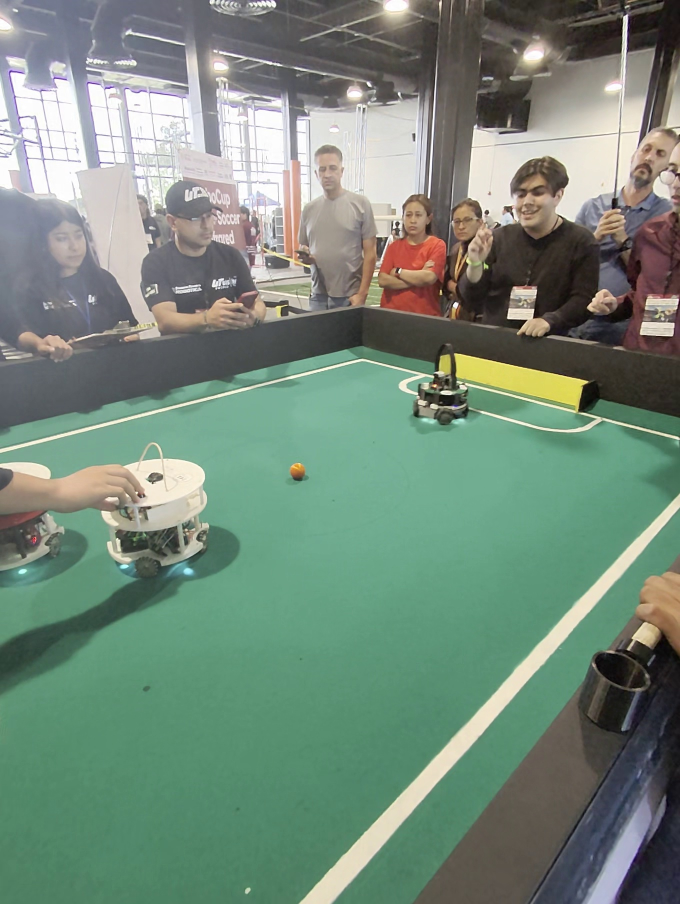
#> input picture notebooks/assets/frame_prueba.jpg, 1360 x 1808 px, given in place of cenital_Analisis.mp4, which was not available (shown at 1/2 size)
$ jupyter execute --allow-errors 05_pipeline_final.ipynb   (text cells are left out)
#> lines starting #> are read from the running program, lines starting #| are printed output that depends on the picture; after the words box and inside, x2 and y2 are one past the last pixel; in counts of white or black regions, pixels touching at a corner belong together; pictures that were not available may be replaced by others from this repository, and a replacement may not be noted
[cell 1]
import warnings
warnings.filterwarnings("ignore")

import cv2
import numpy as np
import matplotlib.pyplot as plt
import matplotlib.colors as mcolors
import supervision as sv
import torch
from pathlib import Path
from ultralytics import YOLO, SAM
from ultralytics.models.sam import SAM3SemanticPredictor
from collections import defaultdict, Counter

Path("assets").mkdir(exist_ok=True)

print(f"Supervision: {sv.__version__}")
print(f"PyTorch: {torch.__version__}")
print(f"CUDA disponible: {torch.cuda.is_available()}")
#> (this line was passed over: torch is not available in this run)
#> (the rest of this cell did not finish here and is left out)

[cell 2]
# ── Rutas ─────────────────────────────────────────────────────────────────
VIDEO_PATH     = "../VideosEjemplo/cenital_Analisis.mp4"
OUTPUT_PIPELINE = "assets/pipeline_final.mp4"
OUTPUT_HEATMAP  = "assets/heatmap_final.png"
OUTPUT_TRAILS   = "assets/trails_final.png"

# ── Campo canónico (vista cenital) ─────────────────────────────────────────
# Dimensiones en píxeles del mapa táctico (basadas en cancha real FutBotMX)
CAMPO_W, CAMPO_H = 810, 1080
ESCALA_PX_CM = 4.0  # 1 cm real = 4 px en el campo canónico

TARGET_POINTS = np.float32([
    [0,       0      ],  # TL
    [CAMPO_W, 0      ],  # TR
    [CAMPO_W, CAMPO_H],  # BR
    [0,       CAMPO_H],  # BL
])

# ── Puntos SOURCE en el video cenital.mp4 (vista cenital fija) ───────────────
# Estos puntos corresponden a las 4 esquinas de la cancha en el video
# Ajusta si usas un video distinto
SOURCE_POINTS = np.float32([
    [ 200,  240],   # esquina superior-izquierda
    [1070,   250],   # esquina superior-derecha
    [1050, 1790],   # esquina inferior-derecha
    [ 20,  1600],   # esquina inferior-izquierda
])

# ── Colores por clase (BGR) ────────────────────────────────────────────────
# class 0 = ball, class 1 = robot
COLORS_BGR = {
    0: (0,   200, 255),   # balón  → naranja
    1: (239,  35,  60),   # robot  → rojo/azul alternado por tracker_id
}

# ── Margen para porterías (fuera del rectángulo de la matriz H) ───────────
MARGEN_PORTERIA_PX = int(20 * ESCALA_PX_CM)  # profundidad de la portería en px

# Dimensiones totales del canvas (cancha + porterías arriba y abajo)
CANVAS_H = CAMPO_H + (2 * MARGEN_PORTERIA_PX)
MARGEN_LATERAL_PX  = int(15 * ESCALA_PX_CM)
CANVAS_W = CAMPO_W + (2 * MARGEN_LATERAL_PX)

# Calcular matriz de homografía
H_matrix = cv2.getPerspectiveTransform(SOURCE_POINTS, TARGET_POINTS)
print("✓ Configuración lista")
print(f"  Campo canónico: {CAMPO_W}×{CAMPO_H} px")
print(f"  Matriz H calculada")

[cell 3]
# Verificar que los puntos SOURCE están bien colocados
cap = cv2.VideoCapture(VIDEO_PATH)
cap.set(cv2.CAP_PROP_POS_FRAMES, 0)
ret, frame_check = cap.read()
#> frame_check is the input picture: shape (1808, 1360, 3); mean B, G, R 123.1, 138.3, 117.6
cap.release()

vis = cv2.cvtColor(frame_check, cv2.COLOR_BGR2RGB).copy()
colores_vis = [(255, 220, 0), (0, 180, 255), (255, 60, 60), (60, 200, 60)]
nombres = ["TL", "TR", "BR", "BL"]

for idx, (pt, color, nombre) in enumerate(zip(SOURCE_POINTS, colores_vis, nombres)):
    x, y = int(pt[0]), int(pt[1])
    cv2.circle(vis, (x, y), 20, color, -1)
    cv2.putText(vis, nombre, (x-15, y+7), cv2.FONT_HERSHEY_SIMPLEX, 0.7, (0,0,0), 2)
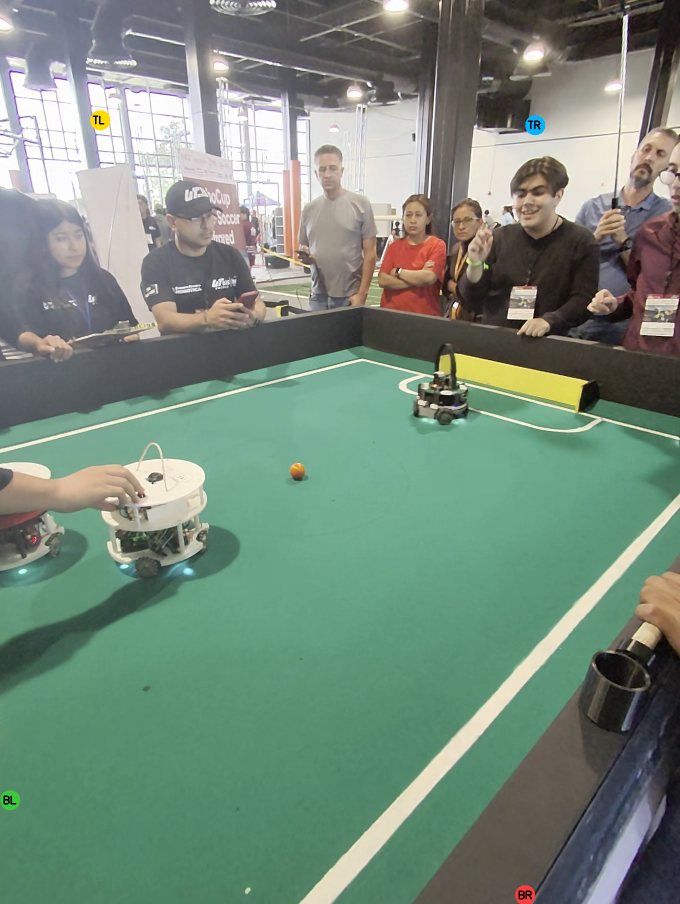
#> vis: shape (1808, 1360, 3) (shown at 1/2 size); mean R, G, B 117.5, 138.2, 123

plt.figure(figsize=(8, 12))
plt.imshow(vis)
plt.title("Esquinas SOURCE en el video — deben coincidir con las esquinas de la cancha")
plt.axis("off")
plt.tight_layout()
plt.savefig("assets/verificacion_source_points.png", dpi=100, bbox_inches="tight")
plt.show()
print("Si los puntos no coinciden con las esquinas, ajusta SOURCE_POINTS en la celda anterior")

#> (a cell that did not finish here is left out)

[cell 5]
# ── Clasificación de equipos por primer frame ─────────────────────────────
# Equipo 1 = mitad superior del campo canónico (Y < CAMPO_H/2) → Amarillo
# Equipo 2 = mitad inferior del campo canónico (Y >= CAMPO_H/2) → Azul

TEAM_COLORS_BGR = {
    1: (0,   212, 255),  # Equipo 1 → Amarillo
    2: (255, 100,   0),  # Equipo 2 → Azul
}

[cell 6]
# ── project_point va aquí porque clasificar_desde_primer_frame la necesita ──
# [5 lines left out: function project_point, not called in this run]


from collections import defaultdict, deque

robot_team_map = {}  # tracker_id -> equipo asignado (fijo una vez decidido)

# Historial de posiciones recientes por tracker_id, usado solo para heredar
# el equipo cuando aparece un ID nuevo y hay que buscar "quién era" antes.
VENTANA_HERENCIA = 30  # frames a considerar para buscar el robot más cercano
posicion_historial = defaultdict(lambda: deque(maxlen=VENTANA_HERENCIA))

# Distancia máxima (en px del campo canónico) para considerar que un ID nuevo
# es "el mismo robot" que uno que desapareció recientemente.
DISTANCIA_MAX_HERENCIA = 120


# [35 lines left out: function clasificar_robot, not called in this run]


def clasificar_desde_primer_frame(frame: np.ndarray):
    global robot_team_map, posicion_historial
    robot_team_map = {}
    posicion_historial = defaultdict(lambda: deque(maxlen=VENTANA_HERENCIA))

    res = yolo_model(frame, verbose=False)[0]
    det = sv.Detections.from_ultralytics(res)
    det = det[det.confidence >= 0.50]
    det = det[det.class_id == 1]

    if len(det) == 0:
        print("No se detectaron robots en el primer frame — clasificación diferida")
        return

    for i, box in enumerate(det.xyxy):
        cx = (box[0] + box[2]) / 2
        cy = box[3]
        px, py = project_point(cx, cy, H_matrix)
        equipo = 1 if py < CAMPO_H // 2 else 2
        robot_team_map[i + 1] = equipo
        posicion_historial[i + 1].append((px, py))
        print(f"  Robot {i+1} → Equipo {equipo} (py={py})")

    print(f"✓ Clasificación inicial: {robot_team_map}")


# Ejecutar sobre el primer frame
cap_init = cv2.VideoCapture(VIDEO_PATH)
ret_init, frame_init = cap_init.read()
cap_init.release()

#> (the rest of this cell did not finish here and is left out)

[cell 7]
# [92 lines left out: functions project_detections, draw_tactical_canvas, not called in this run]


# Acumuladores para heatmap y trails
heatmap_acc   = np.zeros((CAMPO_H, CAMPO_W), dtype=np.float32)
trails_canvas = np.zeros((CAMPO_H, CAMPO_W, 3), dtype=np.uint8)
trails_canvas[:] = (50, 67, 27)
cv2.rectangle(trails_canvas, (0, 0), (CAMPO_W-1, CAMPO_H-1), (120, 200, 116), 2)
cv2.line(trails_canvas, (0, CAMPO_H//2), (CAMPO_W, CAMPO_H//2), (120, 200, 116), 1)
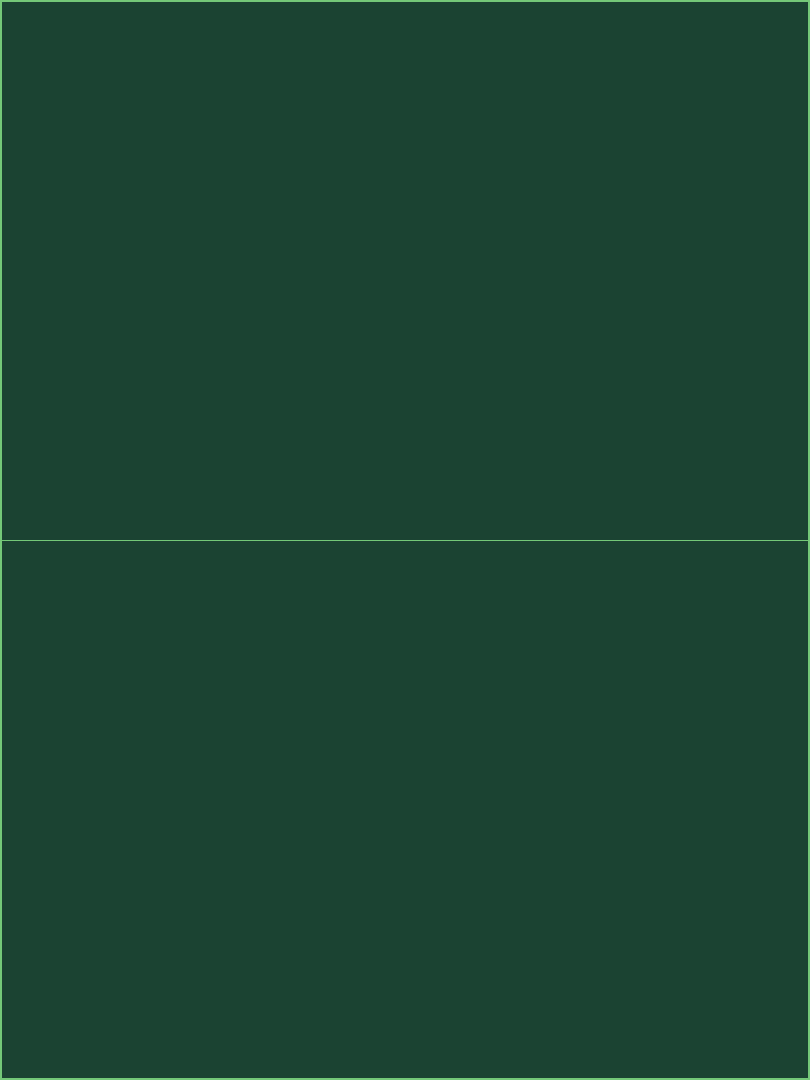
#> trails_canvas: shape (1080, 810, 3); mean of channels 0, 1, 2 50.7, 68.3, 27.8; drawn as B, G, R

print("✓ Funciones auxiliares definidas")

[cell 8]
import supervision as sv
import numpy as np

# ── Porterías en coordenadas del campo canónico ───────────────────────────
# Portería superior (Equipo 1 defiende) → color Amarillo
# Portería inferior (Equipo 2 defiende) → color Azul

ANCHO_PORTERIA_PX  = int(60 * ESCALA_PX_CM)
GROSOR_PORTERIA_PX = MARGEN_PORTERIA_PX  # toda la profundidad del margen es zona de gol
ANCHO_PORTERIA_PX  = int(60 * ESCALA_PX_CM)
gx                 = (CAMPO_W - ANCHO_PORTERIA_PX) // 2

# Portería superior — en coordenadas NEGATIVAS porque está antes de y=0
porteria_superior_poly = np.array([
    [gx,                     -MARGEN_PORTERIA_PX],
    [gx + ANCHO_PORTERIA_PX, -MARGEN_PORTERIA_PX],
    [gx + ANCHO_PORTERIA_PX, 0                  ],
    [gx,                     0                  ],
], dtype=np.int32)

# Portería inferior — coordenadas después de CAMPO_H
porteria_inferior_poly = np.array([
    [gx,                     CAMPO_H                    ],
    [gx + ANCHO_PORTERIA_PX, CAMPO_H                    ],
    [gx + ANCHO_PORTERIA_PX, CAMPO_H + MARGEN_PORTERIA_PX],
    [gx,                     CAMPO_H + MARGEN_PORTERIA_PX],
], dtype=np.int32)

#> (the rest of this cell did not finish here and is left out)

[cell 9]
def pipeline_callback_dummy():
    pass  # pipeline ahora está integrado en el loop — ver celda de procesamiento
print("✓ Listo — pipeline integrado en el loop de procesamiento")

[cell 10]
import time
import openpyxl
from openpyxl import Workbook

# ── Resetear todo ─────────────────────────────────────────────────────────
#> (the rest of this cell did not finish here and is left out)

[cell 11]
# Normalizar y aplicar colormap al heatmap
heatmap_norm = cv2.normalize(heatmap_acc, None, 0, 255, cv2.NORM_MINMAX).astype(np.uint8)
#> heatmap_norm: shape (1080, 810); every value is 0
#> heatmap_acc: shape (1080, 810) float32; every value is 0
heatmap_color = cv2.applyColorMap(heatmap_norm, cv2.COLORMAP_JET)
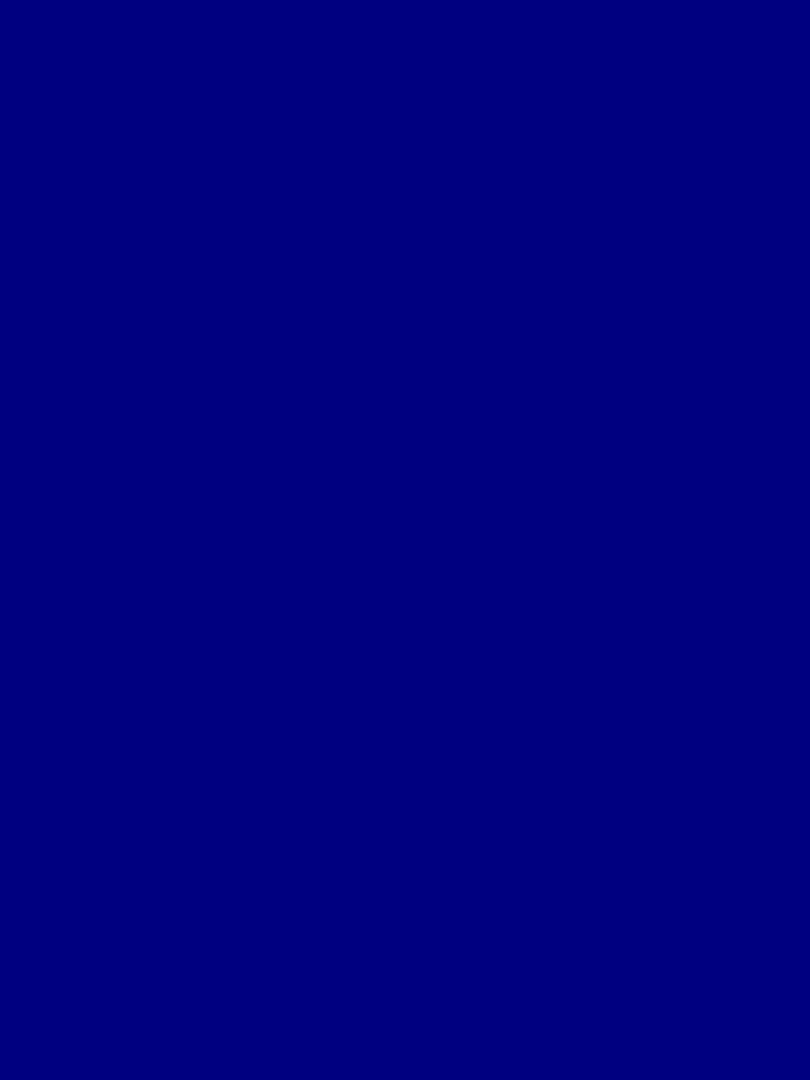
#> heatmap_color: shape (1080, 810, 3); mean B, G, R 128, 0, 0

# Superponer sobre el fondo verde de la cancha
campo_fondo = np.zeros((CAMPO_H, CAMPO_W, 3), dtype=np.uint8)
campo_fondo[:] = (50, 67, 27)
cv2.rectangle(campo_fondo, (0, 0), (CAMPO_W-1, CAMPO_H-1), (120, 200, 116), 2)
cv2.line(campo_fondo, (0, CAMPO_H//2), (CAMPO_W, CAMPO_H//2), (120, 200, 116), 1)
cv2.circle(campo_fondo, (CAMPO_W//2, CAMPO_H//2), int(30*ESCALA_PX_CM), (120, 200, 116), 1)
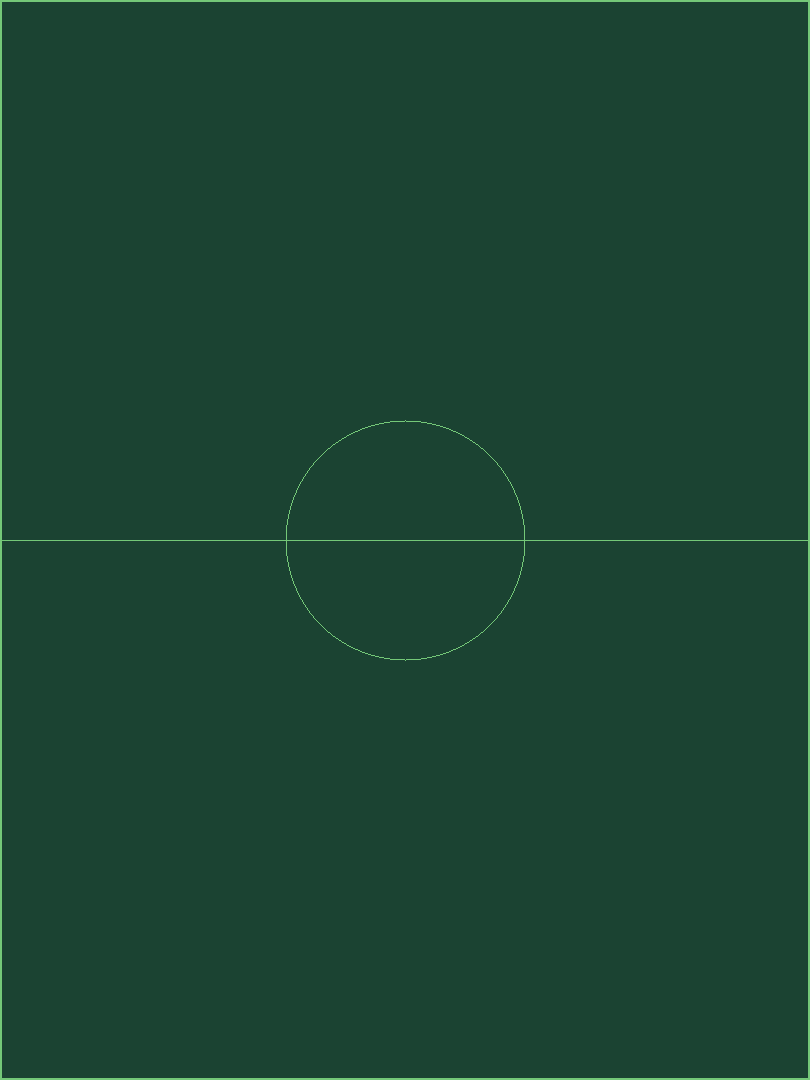
#> campo_fondo: shape (1080, 810, 3); 0.08% of pixels changed, all inside (x1, y1, x2, y2) = (286, 420, 525, 661); drawn as B, G, R

mask_activa = heatmap_norm > 5
heatmap_final = campo_fondo.copy()
heatmap_final[mask_activa] = cv2.addWeighted(
    campo_fondo, 0.3, heatmap_color, 0.7, 0
)[mask_activa]

# Guardar y mostrar
cv2.imwrite(OUTPUT_HEATMAP, heatmap_final)

plt.figure(figsize=(5, 7))
plt.imshow(cv2.cvtColor(heatmap_final, cv2.COLOR_BGR2RGB))
plt.title("Heatmap de actividad — campo canónico")
plt.axis("off")
plt.tight_layout()
plt.savefig(OUTPUT_HEATMAP.replace(".png", "_plt.png"), dpi=150, bbox_inches="tight")
plt.show()
print(f"Heatmap guardado: {OUTPUT_HEATMAP}")

[cell 12]
# Añadir leyenda al canvas de trails
leyenda_items = [
    ("Balón",  COLORS_BGR[0]),
    ("Robot",  COLORS_BGR[1]),
]
for i, (nombre, color) in enumerate(leyenda_items):
    y_pos = 20 + i * 20
    cv2.circle(trails_canvas, (12, y_pos), 5, color, -1)
    cv2.putText(trails_canvas, nombre, (22, y_pos+4),
                cv2.FONT_HERSHEY_SIMPLEX, 0.4, (255,255,255), 1)
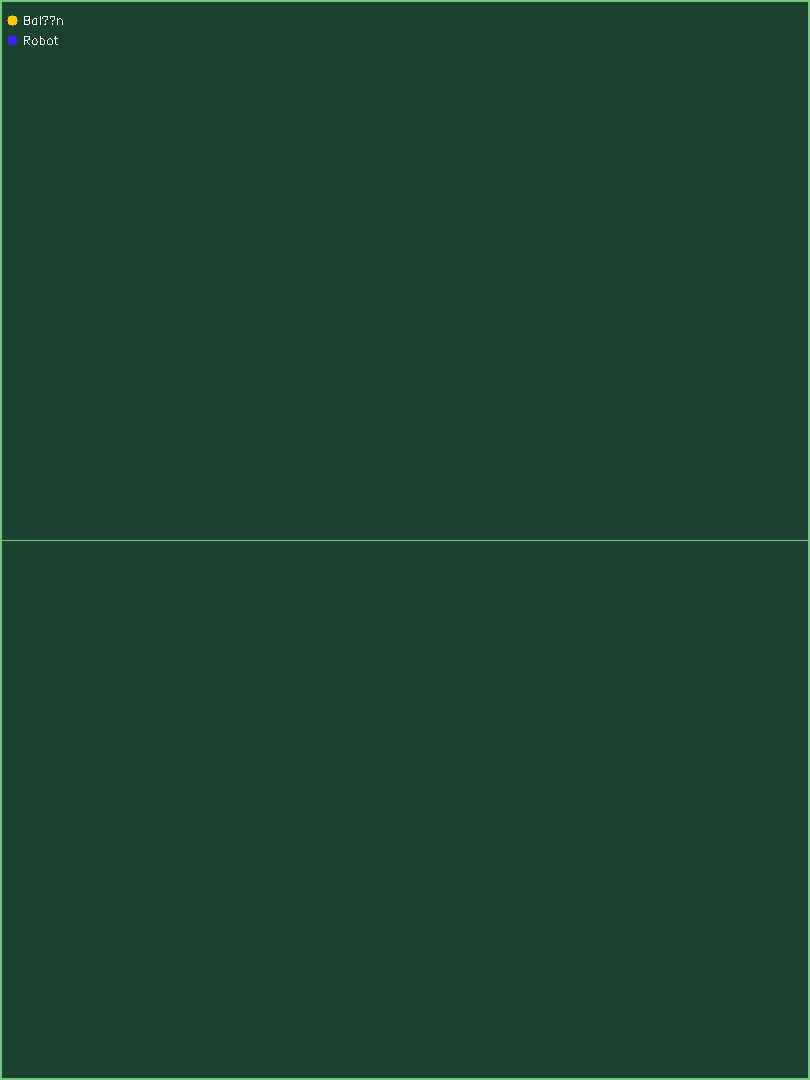
#> trails_canvas: shape (1080, 810, 3); 0.04% of pixels changed, all inside (x1, y1, x2, y2) = (7, 15, 63, 46); drawn as B, G, R

cv2.imwrite(OUTPUT_TRAILS, trails_canvas)

plt.figure(figsize=(5, 7))
plt.imshow(cv2.cvtColor(trails_canvas, cv2.COLOR_BGR2RGB))
plt.title("Trayectorias (trails) — campo canónico")
plt.axis("off")
plt.tight_layout()
plt.savefig(OUTPUT_TRAILS.replace(".png", "_plt.png"), dpi=150, bbox_inches="tight")
plt.show()
print(f"✓ Trails guardado: {OUTPUT_TRAILS}")

[cell 13]
import os

archivos = [OUTPUT_PIPELINE, OUTPUT_HEATMAP, OUTPUT_TRAILS]
print("Archivos generados:")
for f in archivos:
    if os.path.exists(f):
        size_mb = os.path.getsize(f) / 1_000_000
        print(f"  ✓ {f} ({size_mb:.1f} MB)")
    else:
        print(f"  ✗ {f} — NO encontrado")

print("")
print("Próximos pasos:")
print("  1. Revisar pipeline_final.mp4 en VLC")
print("  2. Recortar los mejores 2 minutos para el video demo")
print("  3. Hacer el Reel de Instagram (≥30 segundos)")
print("  4. Agregar capturas al README.md")
